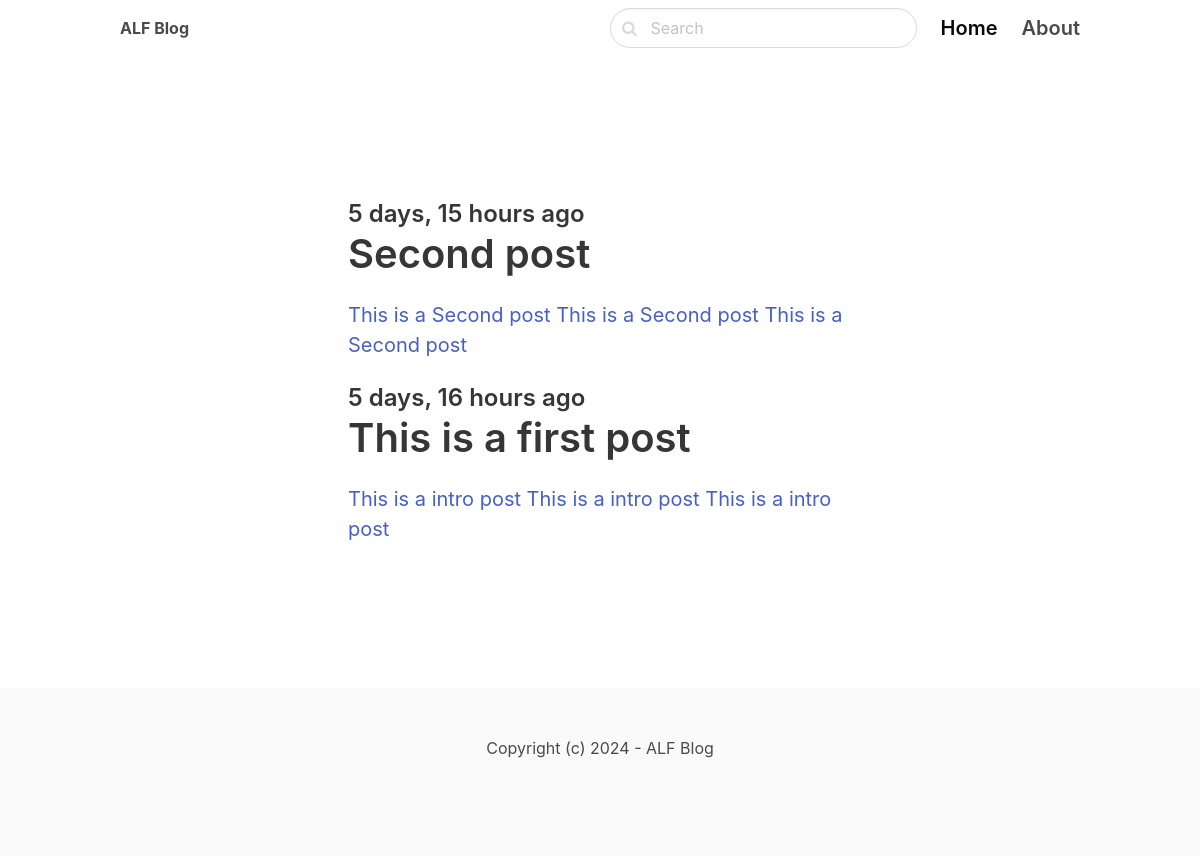
/django/, run on the app's committed database.
### blog/models.py (models this page shows, shortened)
class Post(models.Model):
    ACTIVE = 'active'
    DRAFT = 'draft'
    CHOICES_STATUS = (
        (ACTIVE, 'Active'),
        (DRAFT, 'Draft')
    )
    category = models.ForeignKey(Category, related_name='posts', on_delete=models.CASCADE)
    title = models.CharField(max_length=255)
    slug = models.SlugField()
    intro = models.TextField()
    body = models.TextField()
    created_at = models.DateTimeField(auto_now_add=True)
    status = models.CharField(max_length=10, choices=CHOICES_STATUS, default=ACTIVE)
    image = models.ImageField(upload_to='uploads/', blank=True, null=True)
    class Meta:
        ordering = ('-created_at',)

### blog/views.py (the view)
# urls.py: path('<slug:slug>/', views.category, name='category_detail')
def category(request, slug):
    category = get_object_or_404(Category, slug=slug)
    posts = category.posts.filter(status=Post.ACTIVE)
    return render(request, 'blog/category.html', {'category': category, 'posts': posts})

### blog/templates/blog/category.html (shortened to what this page needs)
{% extends 'core/base.html' %}
{% block content %}
<section class="hero">
    <div class="hero-body">
        <div class="container">
            <section class="section">
                <div class="columns">
                    <div class="column is-8 is-offset-2">
                        {% for post in category.posts.all %}
                            <div class="content is-medium">
                                <a href="{% url 'post_detail' post.category.slug post.slug %}">
                                    <h2 class="subtitle is-4">{{ post.created_at| timesince }} ago </h2>
                                    <h1 class="title">{{ post.title }}</h1>
                                    <p>{{ post.intro }}</p>
                                </a>
                             </div>
                         {% endfor %}
                    </div>
                </div>
            </section>
        </div>
    </div>
</section>
{% endblock %}

### data on the page
Post: created_at "5 days, 15 hours", title "Second post", intro "This is a Second post This is a Second post This is a Second post"
Post: created_at "5 days, 16 hours", title "This is a first post", intro "This is a intro post This is a intro post This is a intro post"
